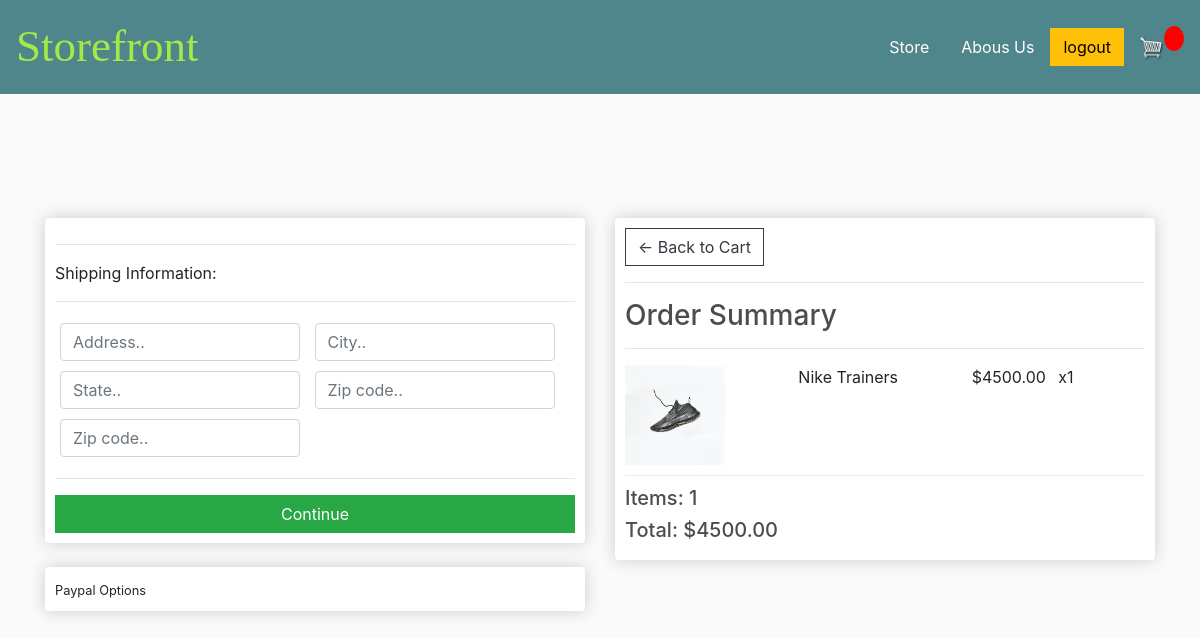
Screenshot of /checkout/ (signed in) with the database file from the repository.
### store/models.py (models this page shows, shortened)
class OrderItem(models.Model):
	product = models.ForeignKey(Product, on_delete=models.SET_NULL, null=True, blank=True)
	order = models.ForeignKey(Order, on_delete=models.SET_NULL, null=True)
	quantity = models.IntegerField(default=0, null=True, blank=True)
	date_added = models.DateTimeField(auto_now_add=True)
	@property
	def get_total(self):
		total = self.product.price * self.quantity
		return total

class Product(models.Model):
	name = models.CharField(max_length=200)
	price = models.FloatField()
	image = models.ImageField(null=True, blank=True)
	description = models.CharField(max_length=1000, null=True, blank=True)
	gender = models.CharField(max_length=6, null=True, blank=True)
	stock_status = models.IntegerField(null=True, blank=True)
	@property
	def imageURL(self):
		try:
			url = self.image.url
		except:
			url = ''
		return url

class Order(models.Model):
	customer = models.ForeignKey(Customer, on_delete=models.SET_NULL, null=True, blank=True)
	date_ordered = models.DateTimeField(auto_now_add=True)
	complete = models.BooleanField(default=False)
	transaction_id = models.CharField(max_length=100, null=True)
	@property
	def get_cart_total(self):
		orderitems = self.orderitem_set.all()
		total = sum([item.get_total for item in orderitems])
		return total
	@property
	def get_cart_items(self):
		orderitems = self.orderitem_set.all()
		total = sum([item.quantity for item in orderitems])
		return total

### store/views.py (the view)
# urls.py: path("checkout/", views.checkout, name="checkout"),
def checkout(request):
    if request.user.is_authenticated:
        customer = request.user.customer
        order, created = Order.objects.get_or_create(
            customer=customer, complete=False)
        items = order.orderitem_set.all()
    else:
        items = []
        order = {'get_cart_total': 0, 'get_cart_items': 0}
    context = {'items': items, 'order': order}
    return render(request, 'store/checkout.html', context)

### store/templates/store/checkout.html (shortened to what this page needs)
{% extends 'store/main.html' %}
{% load static %}
{% block content %}
     <div class="row">
		<div class="col-lg-6">
			<div class="box-element" id="form-wrapper">
				<form id="form">
					<div id="shipping-info">
						<hr>
						<p>Shipping Information:</p>
						<hr>
						<div class="form-field">
							<input class="form-control" type="text" name="address" placeholder="Address..">
						</div>
						<div class="form-field">
							<input class="form-control" type="text" name="city" placeholder="City..">
						</div>
						<div class="form-field">
							<input class="form-control" type="text" name="state" placeholder="State..">
						</div>
						<div class="form-field">
							<input class="form-control" type="text" name="zipcode" placeholder="Zip code..">
						</div>
						<div class="form-field">
							<input class="form-control" type="text" name="country" placeholder="Zip code..">
						</div>
					</div>
					<hr>
					<input id="form-button" class="btn btn-success btn-block" type="submit" value="Continue">
				</form>
			</div>
			<br>
			<div class="box-element hidden" id="payment-info">
				<small>Paypal Options</small>
			</div>
		</div>
		<div class="col-lg-6">
			<div class="box-element">
				<a  class="btn btn-outline-dark" href="{% url 'cart' %}">&#x2190; Back to Cart</a>
				<hr>
				<h3>Order Summary</h3>
				<hr>
				{% for item in items %}
				<div class="cart-row">
					<div style="flex:2"><img class="row-image" src="{{item.product.imageURL}}"></div>
					<div style="flex:2"><p>{{item.product.name}}</p></div>
					<div style="flex:1"><p>${{item.product.price|floatformat:2}}</p></div>
					<div style="flex:1"><p>x{{item.quantity}}</p></div>
				</div>
				{% endfor %}
				<h5>Items:   {{order.get_cart_items}}</h5>
				<h5>Total:   ${{order.get_cart_total|floatformat:2}}</h5>
			</div>
		</div>
	</div>
{% endblock content %}

### static/css/main.css (style rules this page uses)
body { background-color: hsl(0, 0%, 98%); }
h1,h2,h3,h4,h5,h6 { color:hsl(0, 0%, 30%); }
.box-element { box-shadow:hsl(0, 0%, 80%) 0 0 16px; background-color: #fff; border-radius: 4px; padding: 10px; }
.col-lg-4, .col-lg-6, .col-lg-8, .col-lg-12 { margin-top: 100px; }
.btn { border-radius: 0; }
.row-image { width: 100px; }
.form-field { width:250px; display: inline-block; padding: 5px; }
.cart-row { display: flex; align-items: flex-stretch; padding-bottom: 10px; margin-bottom: 10px; border-bottom: 1px solid #ececec; }

### rows the page displays
OrderItem: product.imageURL (picture), product.name "Nike Trainers", product.price "4500.00", quantity "1"
Order: get_cart_items "1", get_cart_total "4500.00"
